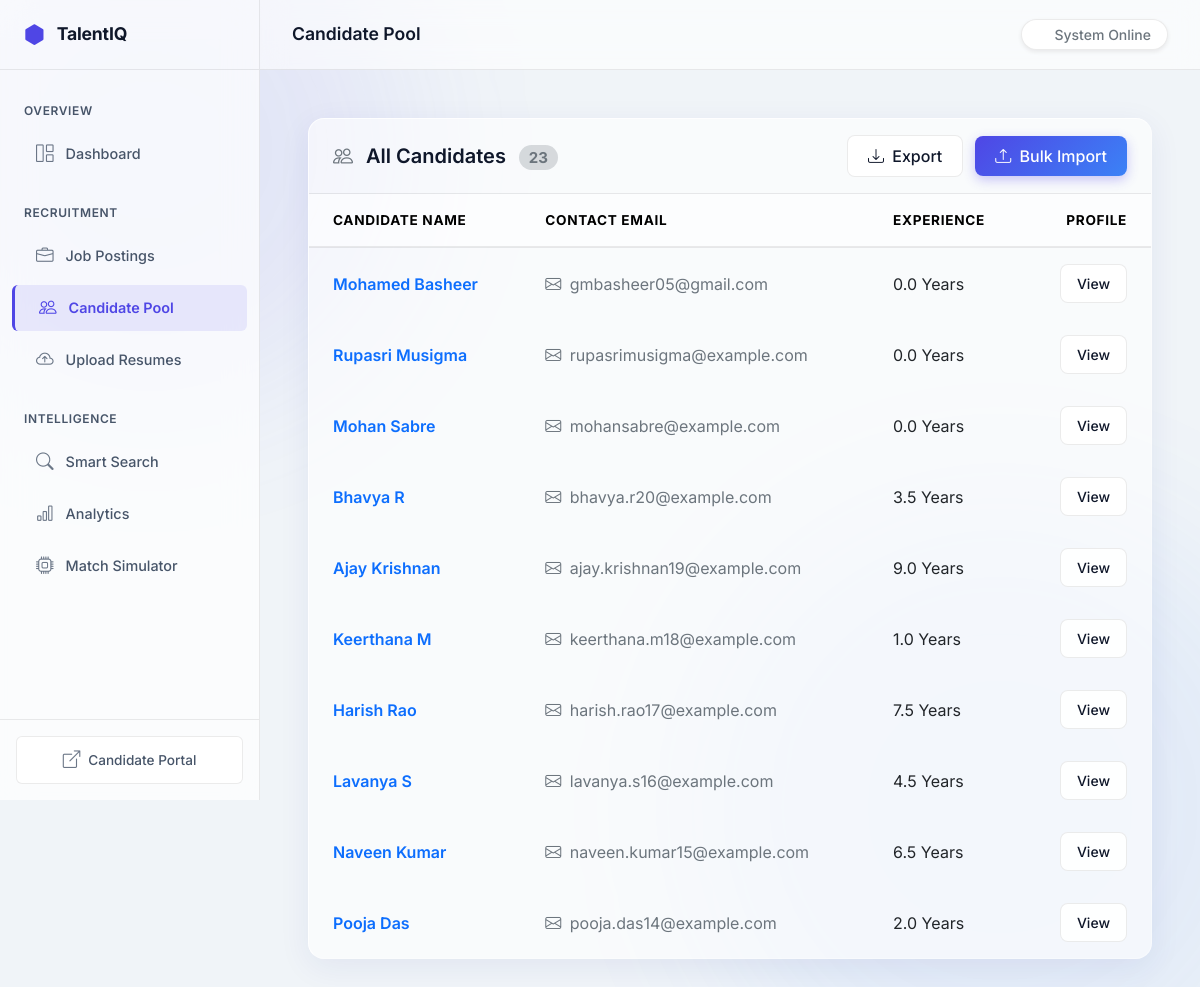
The page /hr/candidates/ on the database its author committed.
### candidates/models.py (models this page shows)
class Candidate(models.Model):
    name = models.CharField(max_length=200)
    email = models.EmailField(unique=True)
    phone = models.CharField(max_length=20)
    education = models.TextField()
    experience_years = models.FloatField(default=0)
    resume_score = models.FloatField(default=0)
    created_at = models.DateTimeField(auto_now_add=True)
    updated_at = models.DateTimeField(auto_now=True)

### candidates/views.py (the view)
# urls.py: path('candidates/', CandidateListView.as_view(), name='list'),
class CandidateListView(ListView):
    model = Candidate
    template_name = 'hr/candidates/list.html'
    context_object_name = 'candidates'
    paginate_by = 10
    def get_queryset(self):
        qs = Candidate.objects.prefetch_related(
            'candidateskill_set__skill'
        ).order_by('-created_at')
        q = self.request.GET.get('q')
        if q:
            qs = qs.filter(name__icontains=q) | \
                 qs.filter(email__icontains=q)
        return qs
    def get_context_data(self, **kwargs):
        ctx = super().get_context_data(**kwargs)
        ctx['total_count'] = Candidate.objects.count()
        ctx['search_query'] = self.request.GET.get('q', '')
        return ctx

### templates/hr/candidates/list.html
{% extends "hr/base.html" %}
{% block page_title %}Candidate Pool{% endblock %}
{% block content %}
<div class="glass-card hover-elevate">
    <div class="card-header d-flex justify-content-between align-items-center py-3">
        <span class="fs-5 fw-semibold"><i class="bi bi-people text-secondary me-2"></i> All Candidates <span class="badge bg-secondary ms-2 rounded-pill bg-opacity-25 text-secondary">{{ total_count }}</span></span>
        <div>
            <a href="{% url 'candidates:export' %}" class="btn btn-outline-premium me-2"><i class="bi bi-download me-1"></i> Export</a>
            <a href="{% url 'candidates:bulk_upload' %}" class="btn btn-premium"><i class="bi bi-upload me-1"></i> Bulk Import</a>
        </div>
    </div>
    <div class="table-responsive">
        <table class="table table-hover table-borderless mb-0 align-middle">
            <thead class="table-light">
                <tr>
                    <th class="ps-4">Candidate Name</th>
                    <th>Contact Email</th>
                    <th>Experience</th>
                    <th class="text-end pe-4">Profile</th>
                </tr>
            </thead>
            <tbody>
                {% for c in candidates %}
                <tr>
                    <td class="ps-4 fw-semibold text-primary"><a href="{% url 'candidates:detail' c.pk %}" class="text-decoration-none">{{ c.name }}</a></td>
                    <td class="text-secondary"><i class="bi bi-envelope me-1"></i> {{ c.email }}</td>
                    <td class="text-dark">{{ c.experience_years }} Years</td>
                    <td class="text-end pe-4">
                        <a href="{% url 'candidates:detail' c.pk %}" class="btn btn-sm btn-outline-premium px-3">View</a>
                    </td>
                </tr>
                {% empty %}
                <tr><td colspan="4" class="text-center py-5 text-secondary">No candidates in the system. Upload a resume or import a CSV.</td></tr>
                {% endfor %}
            </tbody>
        </table>
    </div>
</div>
{% endblock %}

### templates/hr/base.html (style rules this page uses)
:root { --bg-main: #f0f4f8; --bg-surface: rgba(255, 255, 255, 0.7); --bg-elevated: rgba(255, 255, 255, 0.9); --border-color: rgba(0, 0, 0, 0.08); --color-primary: #4f46e5; --color-secondary: #3b82f6; --color-success: #10b981; --color-warning: #f59e0b; --color-danger: #ef4444; --text-primary: #0f172a; --text-secondary: #475569; --sidebar-width: 260px; --transition-base: all 0.25s cubic-bezier(0.4, 0, 0.2, 1); }
body { font-family: 'Inter', sans-serif; background-color: var(--bg-main); color: var(--text-primary); overflow-x: hidden; -webkit-font-smoothing: antialiased; position: relative; }
body::before, body::after { content: ""; position: fixed; border-radius: 50%; filter: blur(80px); z-index: -1; opacity: 0.5; }
body::before { top: -100px; left: -100px; width: 500px; height: 500px; background: rgba(99, 102, 241, 0.2); }
body::after { bottom: -100px; right: -100px; width: 600px; height: 600px; background: rgba(59, 130, 246, 0.15); }
a { text-decoration: none; transition: var(--transition-base); }
.glass-card { background: rgba(255, 255, 255, 0.6); backdrop-filter: blur(20px) saturate(150%); -webkit-backdrop-filter: blur(20px) saturate(150%); border: 1px solid rgba(255, 255, 255, 0.3); border-top: 1px solid rgba(255, 255, 255, 0.8); border-left: 1px solid rgba(255, 255, 255, 0.8); border-radius: 16px; box-shadow: 0 8px 32px 0 rgba(31, 38, 135, 0.07); transition: var(--transition-base); overflow: hidden; }
.glass-card .card-header { background: transparent; border-bottom: 1px solid var(--border-color); padding: 1.25rem 1.5rem; font-weight: 600; }
.btn-premium { background: linear-gradient(135deg, var(--color-primary), var(--color-secondary)); color: white; border: none; border-radius: 8px; font-weight: 500; padding: 0.5rem 1.25rem; box-shadow: 0 4px 12px rgba(79, 70, 229, 0.3); transition: var(--transition-base); }
.btn-outline-premium { background: var(--bg-elevated); color: var(--text-primary); border: 1px solid var(--border-color); border-radius: 8px; font-weight: 500; padding: 0.5rem 1.25rem; transition: var(--transition-base); }
.table { color: var(--text-primary); vertical-align: middle; }
.table > :not(caption) > * > * { padding: 1rem 1.25rem; background-color: transparent; border-bottom-color: var(--border-color); }
.table-light { background-color: rgba(255,255,255,0.5) !important; color: var(--text-secondary); font-size: 0.85rem; text-transform: uppercase; letter-spacing: 0.05em; border-bottom: 2px solid var(--border-color); }

### rows shown on the page
Candidate: name "Mohamed Basheer", email "gmbasheer05@gmail.com", experience_years "0.0"
Candidate: name "Rupasri Musigma", email "rupasrimusigma@example.com", experience_years "0.0"
Candidate: name "Mohan Sabre", email "mohansabre@example.com", experience_years "0.0"
Candidate: name "Bhavya R", email "bhavya.r20@example.com", experience_years "3.5"
Candidate: name "Ajay Krishnan", email "ajay.krishnan19@example.com", experience_years "9.0"
Candidate: name "Keerthana M", email "keerthana.m18@example.com", experience_years "1.0"
Candidate: name "Harish Rao", email "harish.rao17@example.com", experience_years "7.5"
Candidate: name "Lavanya S", email "lavanya.s16@example.com", experience_years "4.5"
Candidate: name "Naveen Kumar", email "naveen.kumar15@example.com", experience_years "6.5"
Candidate: name "Pooja Das", email "pooja.das14@example.com", experience_years "2.0"

### other values the page prints
{{ total_count }} "23"
